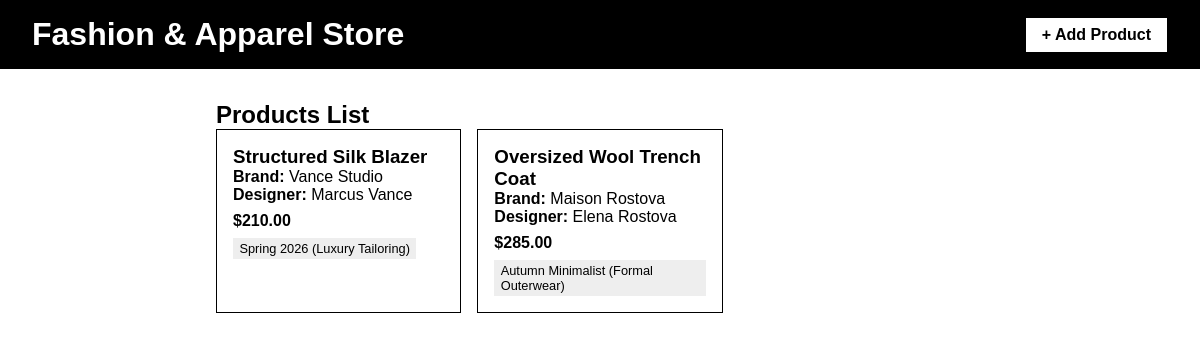
The page / on the database its author committed.
### tables this page shows
CREATE TABLE IF NOT EXISTS Clothing_Item (
    item_id INT AUTO_INCREMENT PRIMARY KEY,
    title VARCHAR(150) NOT NULL,
    price DECIMAL(10, 2) NOT NULL,
    designer_id INT,
    style_id INT,
    FOREIGN KEY (designer_id) REFERENCES Designer(designer_id) ON DELETE SET NULL,
    FOREIGN KEY (style_id) REFERENCES Season_Style(style_id) ON DELETE SET NULL
);

CREATE TABLE IF NOT EXISTS Designer (
    designer_id INT AUTO_INCREMENT PRIMARY KEY,
    name VARCHAR(100) NOT NULL,
    brand_name VARCHAR(100) NOT NULL
);

CREATE TABLE IF NOT EXISTS Season_Style (
    style_id INT AUTO_INCREMENT PRIMARY KEY,
    season_name VARCHAR(50) NOT NULL,
    category VARCHAR(50) NOT NULL
);

### index.php (the view, shortened to what this page needs)
<?php
require_once 'db.php';
$query = "
    SELECT
        c.item_id,
        c.title,
        c.price,
        d.name AS designer_name,
        d.brand_name,
        s.season_name,
        s.category
    FROM Clothing_Item c
    LEFT JOIN Designer d ON c.designer_id = d.designer_id
    LEFT JOIN Season_Style s ON c.style_id = s.style_id
    ORDER BY c.item_id DESC
";
$stmt = $pdo->prepare($query);
$stmt->execute();
$items = $stmt->fetchAll();
?>
<!DOCTYPE html>
<html lang="en">
<head>
    <link rel="stylesheet" href="style.css">
</head>
<body>
    <header>
        <h1>Fashion & Apparel Store</h1>
        <a href="add_product.php" class="btn">+ Add Product</a>
    </header>
    <div class="container">
        <h2>Products List</h2>
        <?php if (empty($items)): ?>
            <p>No products available.</p>
        <?php else: ?>
            <div class="product-grid">
                <?php foreach ($items as $item): ?>
                    <div class="card">
                        <h3><?= htmlspecialchars($item['title']) ?></h3>
                        <p><strong>Brand:</strong> <?= htmlspecialchars($item['brand_name'] ?? 'N/A') ?></p>
                        <p><strong>Designer:</strong> <?= htmlspecialchars($item['designer_name'] ?? 'N/A') ?></p>
                        <div class="price">$<?= number_format($item['price'], 2) ?></div>
                        <?php if (!empty($item['season_name'])): ?>
                            <span class="tag">
                                <?= htmlspecialchars($item['season_name']) ?> (<?= htmlspecialchars($item['category']) ?>)
                            </span>
                        <?php endif; ?>
                    </div>
                <?php endforeach; ?>
            </div>
        <?php endif; ?>
    </div>
</body>
</html>

### style.css (style rules this page uses)
* { box-sizing: border-box; margin: 0; padding: 0; font-family: Arial, sans-serif; }
body { background-color: #ffffff; color: #000000; padding-bottom: 2rem; }
header { background: #000000; color: #ffffff; padding: 1rem 2rem; display: flex; justify-content: space-between; align-items: center; }
.btn { background: #ffffff; color: #000000; padding: 0.5rem 1rem; text-decoration: none; font-weight: bold; border: 1px solid #000000; }
.container { max-width: 800px; margin: 2rem auto; padding: 0 1rem; }
.product-grid { display: grid; grid-template-columns: repeat(auto-fill, minmax(220px, 1fr)); gap: 1rem; }
.card, .form-box { border: 1px solid #000000; padding: 1rem; }
.price { font-weight: bold; margin-top: 0.5rem; }
.tag { display: inline-block; background: #eeeeee; padding: 0.2rem 0.4rem; font-size: 0.8rem; margin-top: 0.5rem; }

### rows shown on the page
clothing_item: title "Structured Silk Blazer", designer.brand_name "Vance Studio", designer.name "Marcus Vance", price "210.00", style.season_name "Spring 2026", style.category "Luxury Tailoring"
clothing_item: title "Oversized Wool Trench Coat", designer.brand_name "Maison Rostova", designer.name "Elena Rostova", price "285.00", style.season_name "Autumn Minimalist", style.category "Formal Outerwear"
